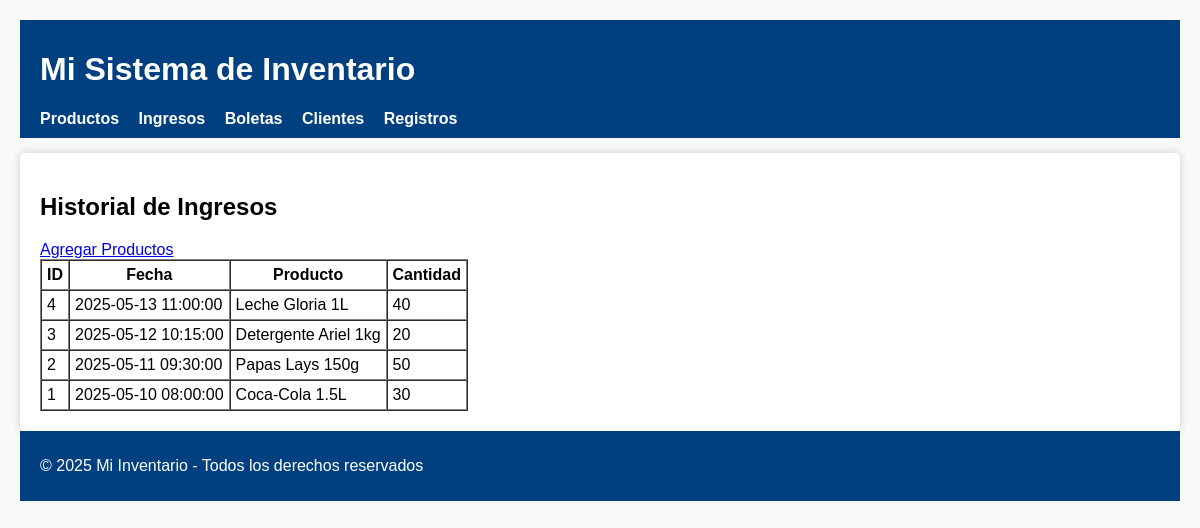
The app's page /?controller=ingreso&action=index with its own data.
### tables this page shows
CREATE TABLE ingresos (
    id INT AUTO_INCREMENT PRIMARY KEY,
    producto_id INT NOT NULL,
    cantidad_ingresada INT NOT NULL,
    fecha DATETIME NOT NULL DEFAULT CURRENT_TIMESTAMP,
    FOREIGN KEY (producto_id) REFERENCES productos(id) ON DELETE CASCADE
);

CREATE TABLE productos (
    id INT AUTO_INCREMENT PRIMARY KEY,
    categoria VARCHAR(100) NOT NULL,
    descripcion TEXT NOT NULL,
    precio DECIMAL(10,2) NOT NULL,
    cantidad_existente INT NOT NULL DEFAULT 0
);

### controllers/IngresoController.php (called while the page is built, shortened)
<?php require_once BASE_PATH . '/models/Ingreso.php';
class IngresoController
{
    private $ingreso;
    public function __construct()
    {
        $database = new Database();
        $this->db = $database->conectar();
        $this->ingreso = new Ingreso($this->db);
    }
    public function index()
    {
        $ingresos = $this->ingreso->getAll();
        include BASE_PATH . '/views/ingresos/index.php';
        $content = ob_get_clean();
        include BASE_PATH . '/views/layout.php';
    }
}

### config/database.php (called while the page is built, shortened)
<?php
class Database
{
    private $host = "localhost";
    private $db_name = "inventario_app";
    private $username = "root";
    private $password = "";
    public function conectar()
    {
        $this->conn = null;
        try {
            $this->conn = new PDO("mysql:host={$this->host};dbname={$this->db_name};charset=utf8mb4", $this->username, $this->password);
            $this->conn->setAttribute(PDO::ATTR_ERRMODE, PDO::ERRMODE_EXCEPTION);
        } catch (PDOException $exception) {
            echo "Error de conexión: " . $exception->getMessage();
        }
        return $this->conn;
    }
}

### models/Ingreso.php (called while the page is built, shortened)
<?php
require_once BASE_PATH . '/models/BaseModel.php';
class Ingreso extends BaseModel
{
    public function getAll()
    {
        $query = "SELECT i.id, p.descripcion AS productos, i.cantidad_ingresada, i.fecha
        FROM ingresos i JOIN productos p ON i.producto_id = p.id ORDER BY i.fecha DESC";
        return $this->fetchAllQuery($query);
    }
}

### models/BaseModel.php (called while the page is built, shortened)
<?php class BaseModel
{
    public $db;
    public function __construct($db)
    {
        $this->db = $db;
    }
    protected function fetchAllQuery(string $sql, array $params = []): array
    {
        $stmt = $this->db->prepare($sql);
        $stmt->execute($params);
        return $stmt->fetchAll(PDO::FETCH_ASSOC);
    }
}

### views/ingresos/index.php (the view)
<h2>Historial de Ingresos</h2>
<a href='?controller=ingreso&action=create'>Agregar Productos</a>
<table border='1' cellpadding='5' cellspacing='0'>
    <tr>
        <th>ID</th>
        <th>Fecha</th>
        <th>Producto</th>
        <th>Cantidad</th>
    </tr> <?php foreach ($ingresos as $ing): ?> <tr>
            <td><?= $ing['id'] ?></td>
            <td><?= $ing['fecha'] ?></td>
            <td><?= htmlspecialchars($ing['productos']) ?></td>
            <td><?= $ing['cantidad_ingresada'] ?></td>
        </tr> <?php endforeach; ?>
</table>

### public/index.php (shortened to what this page needs)
<?php
require_once BASE_PATH . '..\config\database.php';
$controller = $_GET['controller'] ?? 'producto';
$action = $_GET['action'] ?? 'index';
$controllerFile = "../controllers/" . ucfirst($controller) . "Controller.php";
if (file_exists($controllerFile)) {
    $controllerClass = ucfirst($controller) . "Controller";
    if (class_exists($controllerClass)) {
        $controlador = new $controllerClass();
        if (method_exists($controlador, $action)) {
            $controlador->$action();
        } else {
            echo "Acción '$action' no encontrada.";
        }
    } else {
        echo "Controlador '$controllerClass' no encontrado.";
    }
} else {
    echo "Archivo de controlador '$controllerFile' no existe.";
}

### views/layout.php (shortened to what this page needs)
<!DOCTYPE html>
<html lang="es">
<head>
</head>
<body>
    <header>
        <h1>Mi Sistema de Inventario</h1>
        <nav>
            <a href="?controller=producto&action=index">Productos</a>
            <a href="?controller=ingreso&action=index">Ingresos</a>
            <a href="?controller=boleta&action=index">Boletas</a>
            <a href="?controller=cliente&action=index">Clientes</a>
            <a href="?controller=registro&action=index">Registros</a>
        </nav>
    </header>
    <main>
        <?php
        if (isset($content)) {
            echo $content;
        }
        ?>
    </main>
    <footer>
        <p>&copy; 2025 Mi Inventario - Todos los derechos reservados</p>
    </footer>
</body>
</html>

### views/layout.php (style rules this page uses)
body { font-family: Arial, sans-serif; margin: 20px; background-color: #f9f9f9; }
header, footer { background-color: #004080; color: white; padding: 10px 20px; }
nav a { color: white; margin-right: 15px; text-decoration: none; font-weight: bold; }
main { background: white; padding: 20px; margin-top: 15px; border-radius: 5px; box-shadow: 0 0 8px #ccc; }

### records on screen
ingresos: id "4", fecha "2025-05-13 11:00:00", producto.descripcion "Leche Gloria 1L", cantidad_ingresada "40"
ingresos: id "3", fecha "2025-05-12 10:15:00", producto.descripcion "Detergente Ariel 1kg", cantidad_ingresada "20"
ingresos: id "2", fecha "2025-05-11 09:30:00", producto.descripcion "Papas Lays 150g", cantidad_ingresada "50"
ingresos: id "1", fecha "2025-05-10 08:00:00", producto.descripcion "Coca-Cola 1.5L", cantidad_ingresada "30"
